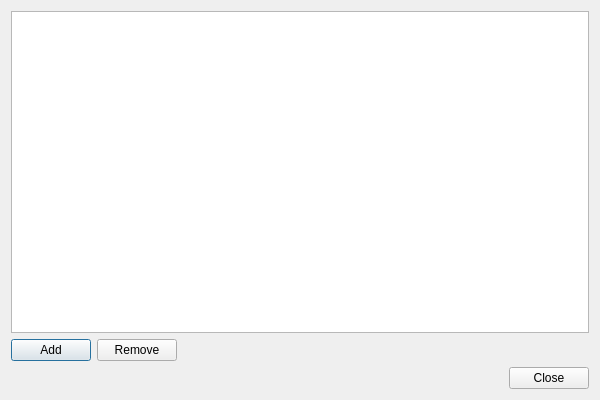
<?xml version="1.0" encoding="UTF-8"?>
<ui version="4.0">
 <class>DialogEditProductFilters</class>
 <widget class="QDialog" name="DialogEditProductFilters">
  <property name="geometry">
   <rect>
    <x>0</x>
    <y>0</y>
    <width>600</width>
    <height>400</height>
   </rect>
  </property>
  <property name="windowTitle">
   <string>Edit Product Filters</string>
  </property>
  <layout class="QVBoxLayout" name="verticalLayout">
   <item>
    <widget class="QTableView" name="tableView">
     <property name="selectionBehavior">
      <enum>QAbstractItemView::SelectRows</enum>
     </property>
     <attribute name="horizontalHeaderStretchLastSection">
      <bool>true</bool>
     </attribute>
    </widget>
   </item>
   <item>
    <layout class="QHBoxLayout" name="horizontalLayout">
     <item>
      <widget class="QPushButton" name="buttonAdd">
       <property name="text">
        <string>Add</string>
       </property>
      </widget>
     </item>
     <item>
      <widget class="QPushButton" name="buttonRemove">
       <property name="text">
        <string>Remove</string>
       </property>
      </widget>
     </item>
     <item>
      <spacer name="horizontalSpacer">
       <property name="orientation">
        <enum>Qt::Horizontal</enum>
       </property>
       <property name="sizeHint" stdset="0">
        <size>
         <width>40</width>
         <height>20</height>
        </size>
       </property>
      </spacer>
     </item>
    </layout>
   </item>
   <item>
    <widget class="QDialogButtonBox" name="buttonBox">
     <property name="orientation">
      <enum>Qt::Horizontal</enum>
     </property>
     <property name="standardButtons">
      <set>QDialogButtonBox::Close</set>
     </property>
    </widget>
   </item>
  </layout>
 </widget>
 <resources/>
 <connections>
  <connection>
   <sender>buttonBox</sender>
   <signal>accepted()</signal>
   <receiver>DialogEditProductFilters</receiver>
   <slot>accept()</slot>
   <hints>
    <hint type="sourcelabel">
     <x>20</x>
     <y>20</y>
    </hint>
    <hint type="destinationlabel">
     <x>20</x>
     <y>20</y>
    </hint>
   </hints>
  </connection>
  <connection>
   <sender>buttonBox</sender>
   <signal>rejected()</signal>
   <receiver>DialogEditProductFilters</receiver>
   <slot>reject()</slot>
   <hints>
    <hint type="sourcelabel">
     <x>20</x>
     <y>20</y>
    </hint>
    <hint type="destinationlabel">
     <x>20</x>
     <y>20</y>
    </hint>
   </hints>
  </connection>
 </connections>
</ui>
